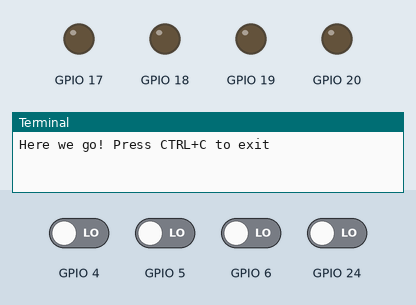
This program was run on a simulated Raspberry Pi (BCM pin numbers). Shown: output pins drawn as LEDs (lit = HIGH), the last lines printed to the terminal. The test bench sets the inputs (shaded band); at power-on: GPIO 4–6, GPIO 24 LOW. Web requests get an empty 200 reply after 0.4 s; the clock reads 2024-03-15 10:24:30 at power-on unless the program sets it.

Above: at 1.2 s.
1.3 s: GPIO 4 driven HIGH
At 2.5 s:
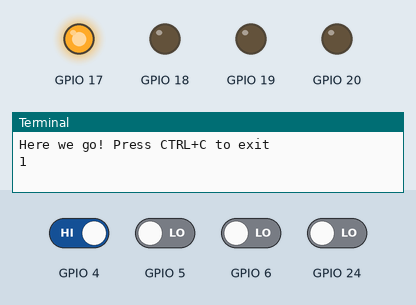
2.8 s: GPIO 5 driven HIGH
At 3.3 s:
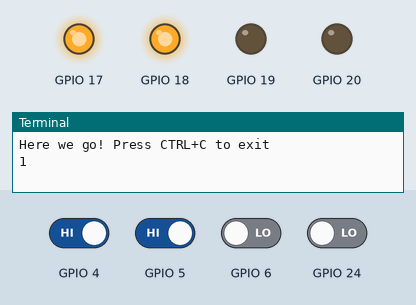
4.3 s: GPIO 6 driven HIGH
At 5.5 s:
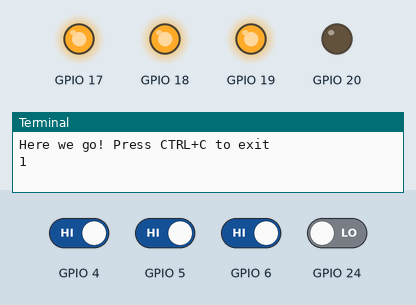
5.8 s: GPIO 24 driven HIGH
At 6.9 s:
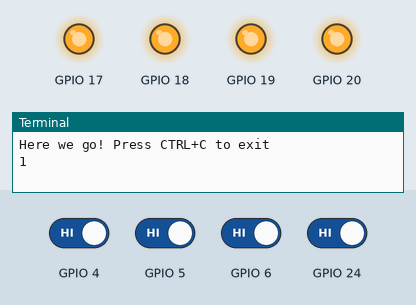
7.3 s: GPIO 4 driven LOW
At 8.1 s:
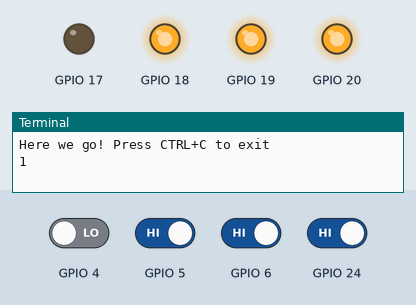
8.8 s: GPIO 5 driven LOW
At 9.3 s:
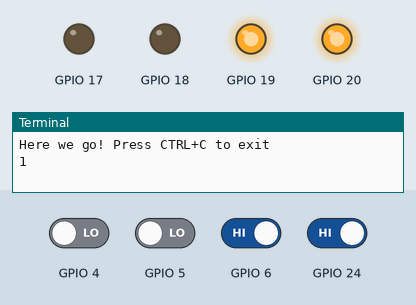
Timing chart, 0 to 11.3 s (numbered marks = the images above; inputs shaded):
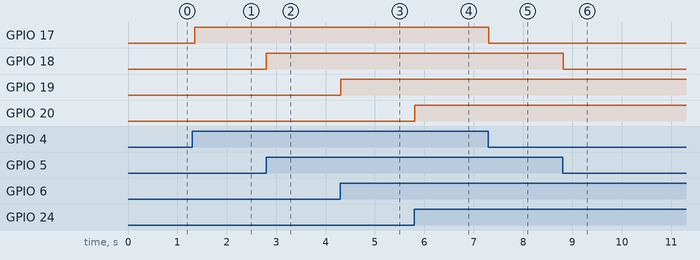

Measured:
- after the input at 1.3 s, GPIO 17: LOW → HIGH after 0.05 s
- after the input at 2.8 s, GPIO 18: LOW → HIGH at once
- after the input at 4.3 s, GPIO 19: LOW → HIGH at once
- after the input at 5.8 s, GPIO 20: LOW → HIGH at once
- after the input at 7.3 s, GPIO 17: HIGH → LOW at once
- after the input at 8.8 s, GPIO 18: HIGH → LOW at once

The program:

led.py
```python
# External module imports
import RPi.GPIO as GPIO
import time
import requests
import json

#no;led;button
#1;17;4
#2;18;5
#3;19;6
#4;20;24
led = {}
button = {}

led[1] = 17
led[2] = 18
led[3] = 19
led[4] = 20

button[1] = 4
button[2] = 5
button[3] = 6
button[4] = 24

def dispatchevent(msg):
   url = 'http://127.0.0.1:8080/api/event/'
   url+=msg
   payload = {'some': 'data'}
   # Create your header as required
   headers = {"content-type": "application/json"}
   try:
      r = requests.put(url, data=json.dumps(payload), headers=headers, timeout=2)
   except:
      print("no http connection")

# Pin Definitons:
#ledPin = led[but]
#buttonPin = button[but]

# Pin Setup:
for but in button:
	GPIO.setmode(GPIO.BCM) # Broadcom pin-numbering scheme
	GPIO.setup(led[but], GPIO.OUT) # LED pin set as output
	GPIO.setup(button[but], GPIO.IN) # button pin set as input

print("Here we go! Press CTRL+C to exit")
try:
    tcmd=0
    while 1:
	for but in button:
		if GPIO.input(button[but]): # button is released
		    GPIO.output(led[but], GPIO.HIGH)
                    if but==1 and (time.time() - tcmd) >= 1:
		       print but
                       dispatchevent("cis1/dh1/airb1/a123/H/P1/progress/12000")
                    if but==2  and (time.time() - tcmd) >= 1:
		       print but
                       dispatchevent("cis1/dh1/airb1/a123/H/P2/progress/6000")
                    if but==3  and (time.time() - tcmd) >= 1:
		       print but
                       dispatchevent("cis1/dh2/airb1/a123/H/P3/progress/6000")
                    if but==4  and (time.time() - tcmd) >= 1:
		       print but
                       dispatchevent("cis1/dh2/airb1/a123/H/P4/done/0")
                    tcmd=time.time()
		else: # button is pressed:
		    GPIO.output(led[but], GPIO.LOW)
	time.sleep(0.075)
except KeyboardInterrupt: # If CTRL+C is pressed, exit cleanly:
    pwm.stop() # stop PWM
    GPIO.cleanup() # cleanup all GPIO
```
